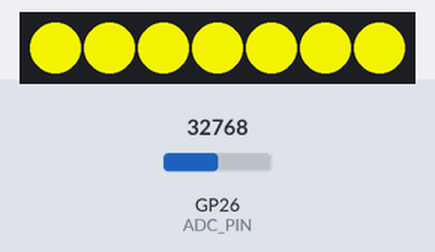
Recording of a program running on a simulated Raspberry Pi Pico running MicroPython. Parts: 7 RGB LEDs in strip order, left to right. The inputs (shaded band) are chosen by the test bench; at power-on: GP26 (ADC_PIN) = 32768 (analog values on the 0–65535 scale). What the program prints to the serial console is not drawn.

Above: at 1.2 s.
1.3 s: GP26 (ADC_PIN) set to 45874
At 2.3 s:
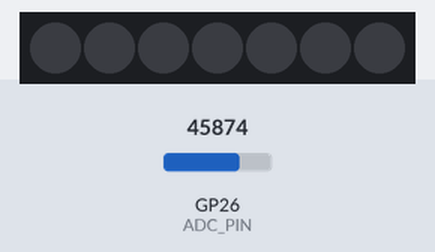
2.8 s: GP26 (ADC_PIN) set to 19660
At 3.7 s:
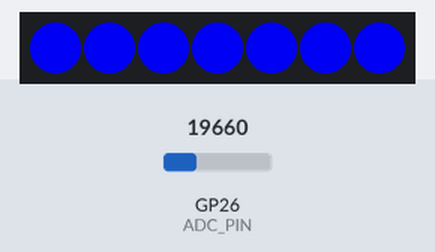
4.5 s: GP26 (ADC_PIN) set to 32767
At 6.0 s:
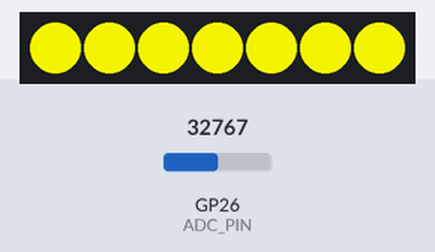
6.3 s: GP26 (ADC_PIN) set to 57670
At 7.6 s:
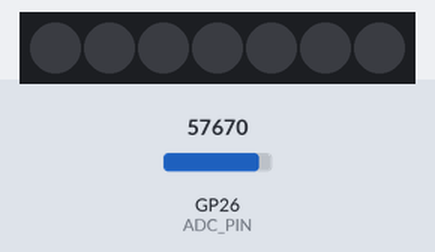
Timing chart, 0 to 9.0 s (numbered marks = the images above; inputs shaded):
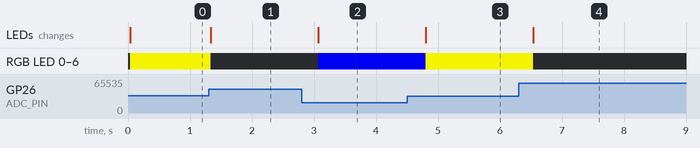

The program:

avatarPicoWorking.py
```python
# Updated Avatar Detection – tighter no-avatar window + debug voltage always shown
from machine import Pin, ADC
import neopixel
import time

NUM_LEDS = 7
NEO_PIN = 28
ADC_PIN = 26

np = neopixel.NeoPixel(Pin(NEO_PIN), NUM_LEDS)
adc = ADC(ADC_PIN)

# ─── Adjust these after measuring real voltages with new pull-down (aim for 2.2–4.7 kΩ) ───
NO_AVATAR_MAX   = 0.69     # very strict now
AV1_47K_MIN     = 0.70
AV1_47K_MAX     = 1.35
AV2_20K_MIN     = 1.36
AV2_20K_MAX     = 1.8     # leave headroom below 3.3 V

COLOR_OFF    = (0, 0, 0)
COLOR_AV1    = (0, 0, 220)    # blue
COLOR_AV2    = (220, 220, 0)  # yellow

def read_voltage(samples=8):
    total = 0
    for _ in range(samples):
        total += adc.read_u16()
        time.sleep(0.004)
    raw = total / samples
    return (raw / 65535) * 3.3

def set_color(color):
    for i in range(NUM_LEDS):
        np[i] = color
    np.write()

set_color(COLOR_OFF)
print("Started. Waiting for stable readings...")
print("47k = Avatar 1 → blue    |    20k = Avatar 2 → yellow    |    none → off")
print("-" * 60)

while True:
    v = read_voltage()
    print(f"Voltage: {v:5.3f} V   ", end=" → ")

    if v <= NO_AVATAR_MAX:
        set_color(COLOR_OFF)
        print("No avatar")
    elif AV1_47K_MIN <= v <= AV1_47K_MAX:
        set_color(COLOR_AV1)
        print("Avatar 1 (47 kΩ) – Blue")
    elif AV2_20K_MIN <= v <= AV2_20K_MAX:
        set_color(COLOR_AV2)
        print("Avatar 2 (20 kΩ) – Yellow")
    else:
        set_color(COLOR_OFF)
        print("OUT OF RANGE – possible noise / bad contact")

    time.sleep(0.4)
```

Measured:
- after the input at 1.3 s, RGB LED 0–6: RGB(220, 220, 0) → off at once; the LEDs: change at once (image 1)
- after the input at 2.8 s, RGB LED 0–6: off → RGB(0, 0, 220) after 0.27 s; the LEDs: change after 0.27 s (image 2)
- after the input at 4.5 s, RGB LED 0–6: RGB(0, 0, 220) → RGB(220, 220, 0) after 0.31 s; the LEDs: change after 0.31 s (image 3)
- after the input at 6.3 s, RGB LED 0–6: RGB(220, 220, 0) → off after 0.24 s; the LEDs: change after 0.24 s (image 4)
